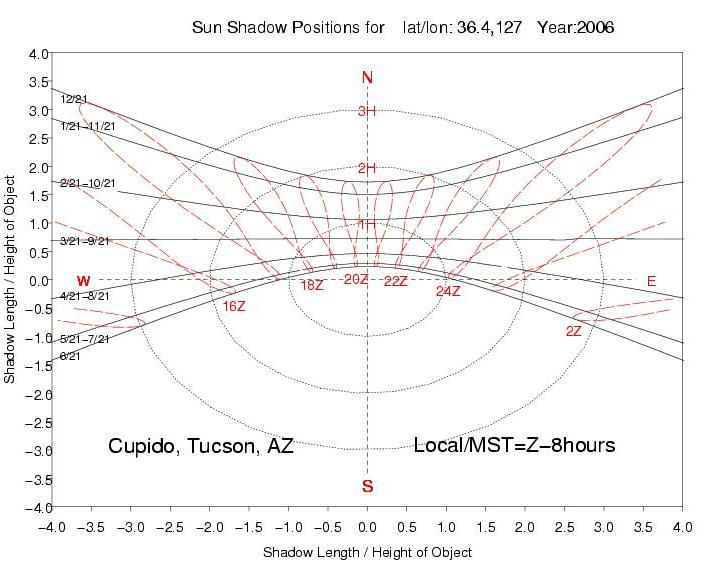
#> input picture examples/CupidoSunShadowPlot.jpg, 722 x 572 px
$ python sundial_reference.py
#> lines starting #> are read from the running program, lines starting #| are printed output that depends on the picture
### shadowtime.py
#!/usr/bin/env python
# -*- coding: utf-8 -*-
"""
Simple GUI for shadow flicker calculations.
Use this code at your own risk!

## Usage:
Just run
>python2 shadow_gui.py


## Website:
https://github.com/davidosterberg/shadowtime

## Licence:
(C) 2012 David Österberg

This program is free software: you can redistribute it and/or modify
it under the terms of the GNU General Public License as published by
the Free Software Foundation, either version 2 of the License, or
(at your option) any later version.

This program is distributed in the hope that it will be useful,
but WITHOUT ANY WARRANTY; without even the implied warranty of
MERCHANTABILITY or FITNESS FOR A PARTICULAR PURPOSE.  See the
GNU General Public License for more details.

You should have received a copy of the GNU General Public License
along with this program.  If not, see <http://www.gnu.org/licenses/>.
"""

from pylab import *
from matplotlib.nxutils import points_inside_poly
import sys

# Earth parameters
R=6371e3
alpha = 23.44/180*pi
beta = 2*pi/(1.000017421*365.25*24*3600)  # source wikipedia
Omega = 2*pi/86164.1
solstice_offset = -10*24*3600 # winter solstice offset (januari 1) - (december 21)

def point_shadow(p):
    """ Returns the shadow of a point on a sphere centered in (0,0,0).
    global variable R is the radius of the sphere an p is the cartesian
    coordinates of the point. """
    global R
    c = -array(p).flatten()
    v = array([0,-1,0])
    xx = dot(v,c)**2-dot(c,c)+R**2
    if xx < 0:
        return None
    d = dot(v,c) - xx**0.5
    if d < 0:
        return None
    else:
        return p+d*v

def Rx(t):
    """ Rotation matrix for t radians about x-axis  """
    return matrix([[1,0,0],[0,cos(t),-sin(t)],[0,sin(t),cos(t)]])

def Ry(t):
    """ Rotation matrix for t radians about y-axis  """
    return matrix([[cos(t),0,sin(t)],[0,1,0],[-sin(t),0,cos(t)]])

def Rz(t):
    """ Rotation matrix for t radians about y-axis  """
    return matrix([[cos(t),-sin(t),0],[sin(t),cos(t),0],[0,0,1]])

def Geographical_to_Earth_Cartesian(phi,delta,h):
    """ Transformation from geographic coordinates to a earth locked
    cartesian coordinates with origo in the earth center. """
    global R
    return matrix([[(R+h)*sin(pi/2-delta)*cos(phi)],\
                   [(R+h)*sin(pi/2-delta)*sin(phi)],\
                   [(R+h)*cos(pi/2-delta)]])


def orbital_position(t):
    """ Give the position of earth on the orbit as an angle """
    return 2*pi*7.66/(24*60)*sin(beta*t)+beta*t

def Earth_Cartesian_to_Geographical(xyz):
    """ Transformation from earth locked cartesian coordinates with
    origo in the earth center into geographic coordinates. """
    global R
    r = norm(xyz)
    x = xyz[0,0]
    y = xyz[1,0]
    z = xyz[2,0]
    return arctan2(y,x),pi/2-arccos(z/r),r-R

def Geographical_to_Universal(phi,delta,h,t):
    """ Transformation from geographic coordinates to coordinates
    with origo in the earth center, the axes locked to the stars
    and the xy-plane in the orbital plane. """
    global R
    global alpha
    global beta
    global Omega
    global solstice_offset
    t -= solstice_offset
    return Rz(-orbital_position(t))*Rx(alpha)*Rz(Omega*t-pi/2)*Geographical_to_Earth_Cartesian(phi,delta,h)

def Universal_to_Geographical(XYZ,t):
    """ Transformation from a coordinate system with origo in the
    earth center, the axes locked to the stars and the xy-plane in
    the orbital plane, into geographic coordinates. """
    global R
    global alpha
    global beta
    global Omega
    global solstice_offset
    t -= solstice_offset
    xyz = inv(Rz(-orbital_position(t))*Rx(alpha)*Rz(Omega*t-pi/2))*XYZ
    return Earth_Cartesian_to_Geographical(xyz)

# [52 lines left out: functions shadow_box, points_in_box, tower_shadow_map, not called in this run]

def shadow(phi,delta,h,t):
    """ Returns the shadow for a given utc time """
    global Omega
    global R
    global beta
    pXYZ = Geographical_to_Universal(phi,delta,h,t)
    sXYZ = transpose(matrix(point_shadow(array(pXYZ).flatten())))
    if sXYZ[0,0] != None:
        sphi,sdelta,sh = Universal_to_Geographical(sXYZ,t)
        return (sphi-phi)*R*cos(delta),(sdelta-delta)*R
    else:
        return None, None

def day_path(phi,delta,h,n):
    """ Returns the trace of a shadow for a given day """
    global Omega
    global R
    global beta
    t0 = n*24*3600
    t = linspace(t0,t0+24*3600,24*60)
    xs = zeros(len(t))
    ys = zeros(len(t))
    for k in range(len(t)):
        x,y = shadow(phi,delta,h,t[k])
        xs[k] = x
        ys[k] = y
    return xs,ys

def analemma(phi,delta,h,hour_utc):
    """ return the shadow analemma for a certain hour (UTC)"""
    global R
    t0 = hour_utc*3600
    t = arange(t0,t0+366*24*3600,24*3600)
    sphis = zeros(len(t))
    sdeltas = zeros(len(t))

    for k in range(len(t)):
        pXYZ = Geographical_to_Universal(phi,delta,h,t[k])
        sXYZ = transpose(matrix(point_shadow(array(pXYZ).flatten())))
        if sXYZ[0,0] != None:
            sphi,sdelta,sh = Universal_to_Geographical(sXYZ,t[k])
            sphis[k] = sphi
            sdeltas[k] = sdelta
        else:
            sphis[k] = None
            sdeltas[k] = None
    return (sphis-phi)*R*cos(delta),(sdeltas-delta)*R

### examples/sundial_reference.py
#!/usr/bin/env python
""" Verification using an analemma found on the web """

import shadowtime
from pylab import *

phi = -127./180*pi
delta = 36.4/180*pi
h = 1.

#fig = figure()
im = imread("CupidoSunShadowPlot.jpg")
#> im is the input picture: shape (572, 722, 3); mean R, G, B 245.7, 244.9, 244.9
imshow(im,origin='lower',interpolation='nearest');
plot([51,682],[65,520],'ro')

# some code to find the transformation to image coordinates
A = array([[1,-4.],[1,4.]])
b = array([51.,682.])
tx  = solve(A,b)
A = array([[1,-4.],[1,4.]])
b = array([65.,520.])
ty  = solve(A,b)
Tx = lambda x: tx[0]+tx[1]*x
Ty = lambda y: ty[0]+ty[1]*y

for hour in [2,16,17,18,19,20,21,22,23,24]:
    x,y = shadowtime.analemma(phi,delta,h,hour)
    x = x/h
    y = y/h
    x[x < -4] = None
    y[x < -4] = None
    x[x > 4] = None
    y[x > 4] = None
    plot(Tx(x),Ty(y),'k')

plot(Tx(0),Ty(0),'ks')
axis('off')


x,y = shadowtime.day_path(phi,delta,h,365+shadowtime.solstice_offset)
x = x/h
y = y/h

x[x < -4] = None
y[x < -4] = None
x[x > 4] = None
y[x > 4] = None
plot(Tx(x),Ty(y),'k',linewidth=2.0)
x,y = shadowtime.day_path(phi,delta,h,365/2+shadowtime.solstice_offset)
x = x/h
y = y/h

x[x < -4] = None
y[x < -4] = None
x[x > 4] = None
y[x > 4] = None
plot(Tx(x),Ty(y),'k',linewidth=2.0)

show()
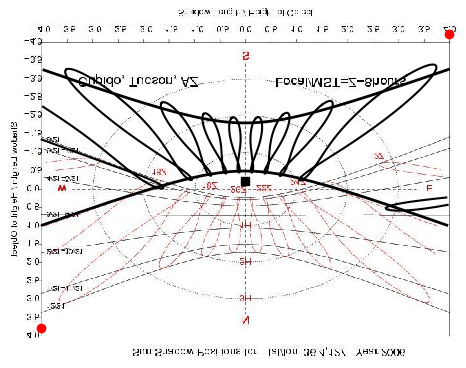
#> figure drawn by matplotlib, 1 panel
